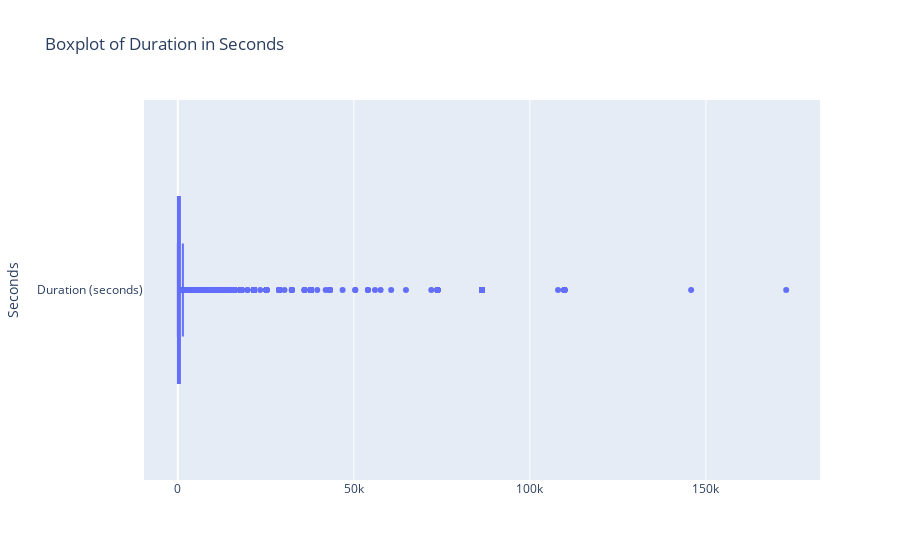

Source (notebook cell):
### Code cell
import numpy 
import plotly
import matplotlib
import pandas as pd
import plotly.graph_objects as go
import matplotlib.pyplot as plt

boxplot = go.Box(x=df['duration (seconds)'], name='Duration (seconds)')

# Create a figure and add the boxplot
fig = go.Figure(boxplot)

# Customize the layout (optional)
fig.update_layout(
    title='Boxplot of Duration in Seconds',
    yaxis_title='Seconds',
    boxmode='group'  # Group together boxes of the different traces for each value of x
)

# Display the plot
fig.show()

### Figure 1 — Plotly figure (JSON) as saved in the notebook; plotly's stock layout.template omitted (floating-point values rounded to 4 significant figures; data arrays with more than 128 entries replaced by an {"elided": "..."} marker saying what was removed)
{"data": [{"name": "Duration (seconds)", "type": "box", "x": {"elided": "65000 int values"}}], "layout": {"boxmode": "group", "title": {"text": "Boxplot of Duration in Seconds"}, "yaxis": {"title": {"text": "Seconds"}}}}
